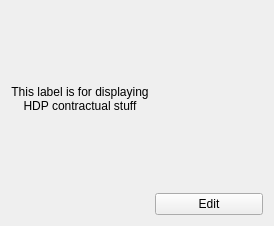
                     <widget class="QWidget" name="tab_19">
                      <attribute name="title">
                       <string>Highland Dental Plan</string>
                      </attribute>
                      <layout class="QGridLayout" name="gridLayout_25">
                       <item row="0" column="0" rowspan="2">
                        <widget class="QLabel" name="contractHDP_label">
                         <property name="text">
                          <string>This label is for displaying HDP contractual stuff</string>
                         </property>
                         <property name="alignment">
                          <set>Qt::AlignCenter</set>
                         </property>
                         <property name="wordWrap">
                          <bool>true</bool>
                         </property>
                        </widget>
                       </item>
                       <item row="1" column="1">
                        <spacer name="verticalSpacer_5">
                         <property name="orientation">
                          <enum>Qt::Vertical</enum>
                         </property>
                         <property name="sizeHint" stdset="0">
                          <size>
                           <width>108</width>
                           <height>162</height>
                          </size>
                         </property>
                        </spacer>
                       </item>
                       <item row="2" column="1">
                        <widget class="QPushButton" name="editHDP_pushButton">
                         <property name="maximumSize">
                          <size>
                           <width>150</width>
                           <height>16777215</height>
                          </size>
                         </property>
                         <property name="text">
                          <string>Edit</string>
                         </property>
                        </widget>
                       </item>
                       <item row="0" column="1">
                        <widget class="QLabel" name="label_20">
                         <property name="maximumSize">
                          <size>
                           <width>150</width>
                           <height>16777215</height>
                          </size>
                         </property>
                         <property name="text">
                          <string/>
                         </property>
                         <property name="pixmap">
                          <pixmap resource="../resources/resources.qrc">:/hdp.png</pixmap>
                         </property>
                        </widget>
                       </item>
                      </layout>
                      <zorder>contractHDP_label</zorder>
                      <zorder>verticalSpacer_5</zorder>
                      <zorder>editHDP_pushButton</zorder>
                      <zorder>label_20</zorder>
                     </widget>
